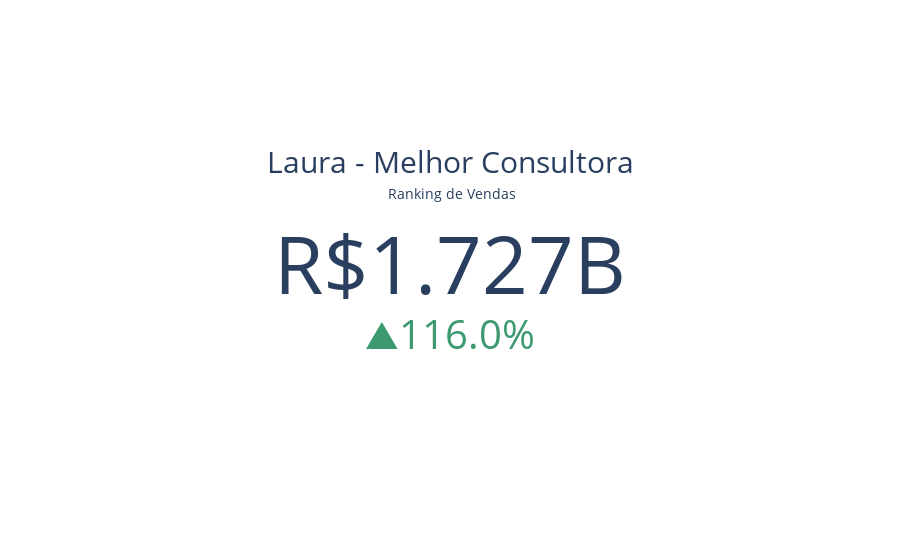

Notebook code cell kept with this figure:
### Code cell
#Criando o gráfico
grafRankingM = go.Figure()
grafRankingM.add_trace(
    go.Indicator(
        mode = 'number+delta',
        title = {"text": f"<span style='font-size:150%'>{gpRankingM['Consultor'].iloc[0]} - Melhor Consultora</span><br><span style='font-size:70%'> Ranking de Vendas</span><br>"},
        value = gpRankingM['Valor Pago'].iloc[0],
        number = {'prefix': "R$"},
        delta = {'relative': True, 'valueformat': '.1%', 'reference': gpRankingM['Valor Pago'].mean()}
    )
)

### Figure 1 — Plotly figure (JSON) as saved in the notebook; plotly's stock layout.template omitted (floating-point values rounded to 4 significant figures)
{"data": [{"delta": {"reference": 799500000, "relative": true, "valueformat": ".1%"}, "mode": "number+delta", "number": {"prefix": "R$"}, "title": {"text": "<span style='font-size:150%'>Laura - Melhor Consultora</span><br><span style='font-size:70%'> Ranking de Vendas</span><br>"}, "type": "indicator", "value": 1727000000}], "layout": {"autosize": true}}
